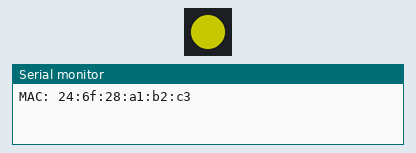
The sketch below on a simulated ESP32. Shown: 1 RGB LEDs in strip order, left to right, the last lines printed to the serial monitor. Dim RGB values are drawn brighter than linear.

Above: at 0.5 s.
At 3.5 s:
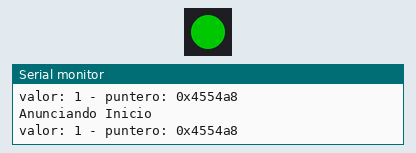
Timing chart, 0 to 4.6 s (numbered marks = the images above):
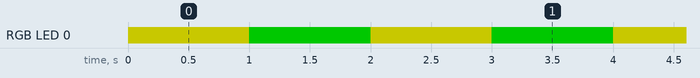

The sketch:

get_mac.ino
```cpp
#include <esp_wifi.h>
#include <WiFi.h>
#include <esp_now.h>

#include <Adafruit_NeoPixel.h>

Adafruit_NeoPixel pixels(1, 48, NEO_GRB + NEO_KHZ800);

int val = 1;
int *p = &val;

uint8_t* get_mac(){
  static uint8_t baseMac[6];
  static uint8_t nullmac[6] = {0x00, 0x00, 0x00, 0x00, 0x00, 0x00};

  esp_err_t ret = esp_wifi_get_mac(WIFI_IF_STA, baseMac);
  if (ret == ESP_OK) {
    return baseMac;
  } else {
    return nullmac;
  }
};

void setup() {
  Serial.begin(115200);
  pixels.begin();

  WiFi.mode(WIFI_STA);
  if (esp_now_init() != ESP_OK) {
    Serial.println("Error al inicializar ESP-NOW");
  } else {
    uint8_t* mac = get_mac();
    Serial.printf("MAC: %02x:%02x:%02x:%02x:%02x:%02x",
                  mac[0], mac[1], mac[2],
                  mac[3], mac[4], mac[5]);
    Serial.println();
  }
}

void loop() {

  pixels.setPixelColor(0, pixels.Color(100, 100, 0)); pixels.show();
  delay(1000);

  pixels.setPixelColor(0, pixels.Color(0, 100, 0)); pixels.show();
  Serial.println("Anunciando Inicio");

  Serial.printf("valor: %i - puntero: %p",val,(void *)p );
  Serial.println();
  delay(1000);
}
```

Measured:
- by itself, RGB LED 0: alternates RGB(100, 100, 0) for 1.0 s and RGB(0, 100, 0) for 1.0 s
